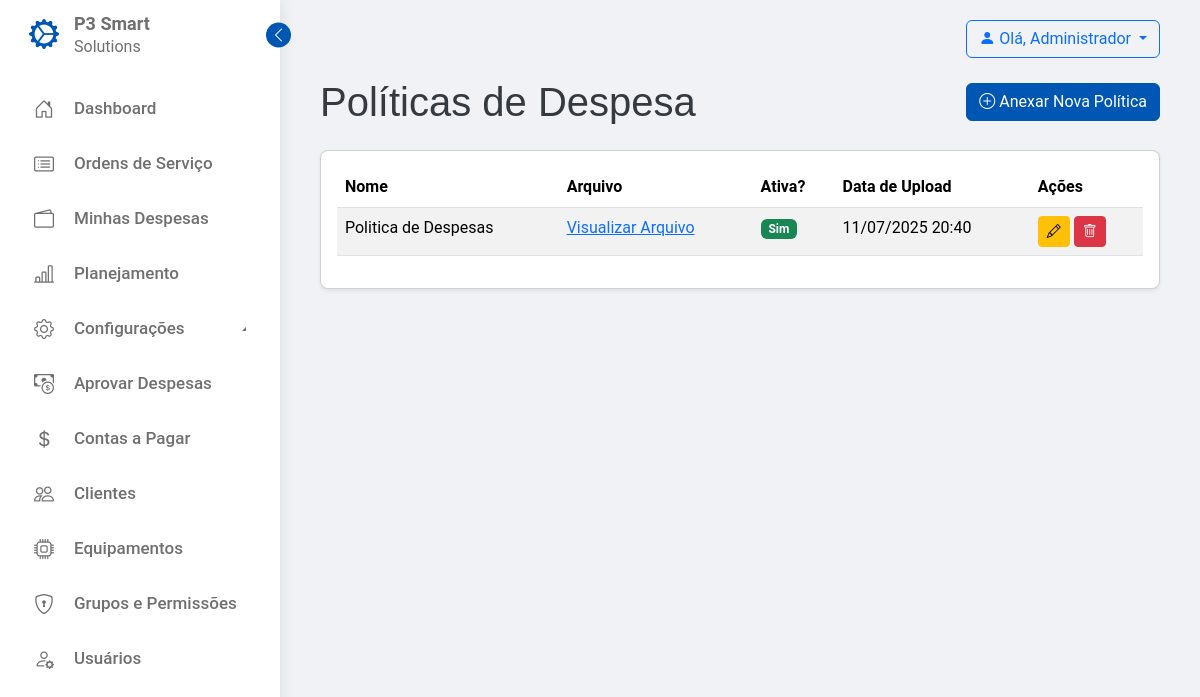
Before: /configuracoes/politicas-despesa/ (signed in) with the older database file.
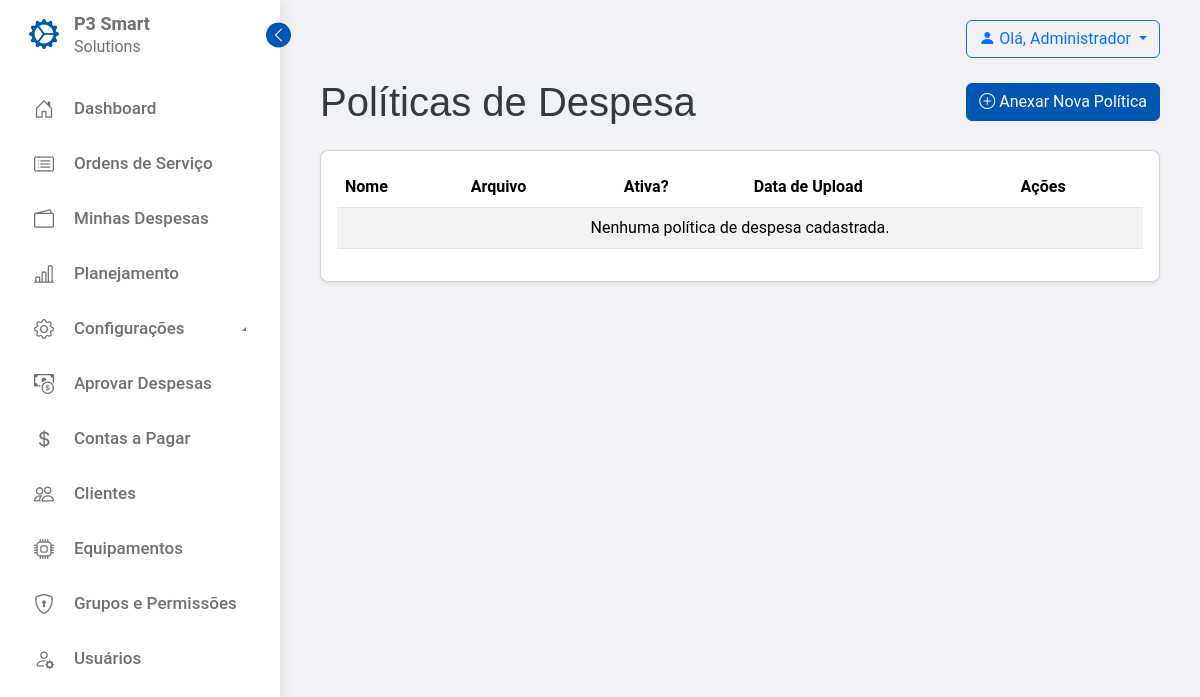
After: the same page with the newer database file.
### configuracoes/models.py (models this page shows, shortened)
class PoliticaDespesa(models.Model):
    nome = models.CharField(max_length=255, verbose_name=_(
        "Nome da Política"), help_text=_("Ex: Política de Reembolso de Despesas V1.0"))
    arquivo = models.FileField(
        upload_to='politicas_despesa/', verbose_name=_("Arquivo da Política (PDF)"))
    data_upload = models.DateTimeField(
        auto_now_add=True, verbose_name=_("Data de Upload"))
    ativa = models.BooleanField(default=True, verbose_name=_("Ativa"))
    class Meta:
        verbose_name = _("Política de Despesa")
        verbose_name_plural = _("Políticas de Despesas")
        ordering = ['-data_upload']

### configuracoes/views.py (the view)
# urls.py: path('politicas-despesa/', views.PoliticaDespesaListView.as_view(),
class PoliticaDespesaListView(LoginRequiredMixin, ListView):
    permission_required = 'configuracoes.view_politicadespesa'
    model = PoliticaDespesa
    template_name = 'configuracoes/politica_despesa_list.html'
    context_object_name = 'politicas_despesa'
    ordering = ['-ativa', '-data_upload']  # Ativas primeiro, depois por data

### configuracoes/templates/configuracoes/politica_despesa_list.html (shortened to what this page needs)
{% extends 'servico_campo/base.html' %}
{% load i18n %}
{% block content %}
    <div class="d-flex flex-column flex-md-row justify-content-md-between align-items-md-center gap-3 mb-4">
        <h1 class="mb-0">{% trans "Políticas de Despesa" %}</h1>
        <a href="{% url 'configuracoes:nova_politica_despesa' %}" class="btn btn-primary">
            <i class="bi bi-plus-circle"></i> {% trans "Anexar Nova Política" %}
        </a>
    </div>
    <div class="card card-body">
        <div class="table-responsive">
            <table class="table table-striped table-hover">
                <thead>
                    <tr>
                        <th>{% trans "Nome" %}</th>
                        <th>{% trans "Arquivo" %}</th>
                        <th>{% trans "Ativa?" %}</th>
                        <th>{% trans "Data de Upload" %}</th>
                        <th>{% trans "Ações" %}</th>
                    </tr>
                </thead>
                <tbody>
                    {% for politica in politicas_despesa %}
                    <tr>
                        <td>{{ politica.nome }}</td>
                        <td>
                            {% if politica.arquivo %}
                                <a href="{{ politica.arquivo.url }}" target="_blank">{% trans "Visualizar Arquivo" %}</a>
                            {% else %}
                                N/A
                            {% endif %}
                        </td>
                        <td>
                            {% if politica.ativa %}
                                <span class="badge bg-success">{% trans "Sim" %}</span>
                            {% else %}
                                <span class="badge bg-secondary">{% trans "Não" %}</span>
                            {% endif %}
                        </td>
                        <td>{{ politica.data_upload|date:"d/m/Y H:i" }}</td>
                        <td>
                            <a href="{% url 'configuracoes:editar_politica_despesa' politica.pk %}" class="btn btn-sm btn-warning" title="{% trans 'Editar' %}"><i class="bi bi-pencil"></i></a>
                            <a href="{% url 'configuracoes:excluir_politica_despesa' politica.pk %}" class="btn btn-sm btn-danger" title="{% trans 'Excluir' %}"><i class="bi bi-trash"></i></a>
                        </td>
                    </tr>
                    {% empty %}
                        <tr>
                            <td colspan="5" class="text-center">{% trans "Nenhuma política de despesa cadastrada." %}</td>
                        </tr>
                    {% endfor %}
                </tbody>
            </table>
        </div>
    </div>
{% endblock %}

Changed rows visible on the page:
removed PoliticaDespesa: nome "Politica de Despesas", data_upload "11/07/2025 20:40"
Other visible differences:
text now shown: "Nenhuma política de despesa cadastrada."
